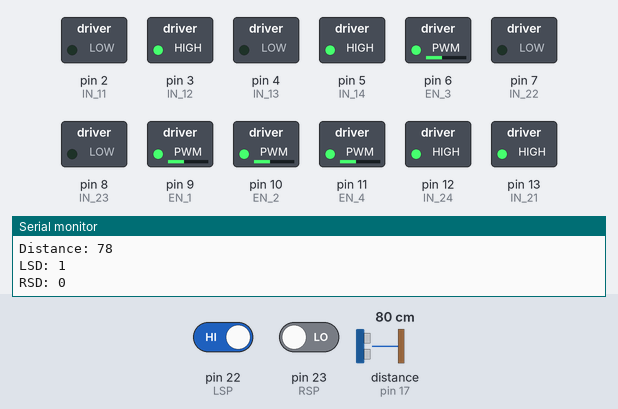
Recording of a sketch running on a simulated Arduino Mega 2560, built with avr-gcc and run on an emulated ATmega2560. Shown: switched loads named in the sketch (green lamp = pin HIGH), the last lines printed to the serial monitor. Wiring (inferred from the names in the program): ultrasonic range finder: trigger pin 16; echo pin 17. The test bench sets the inputs (shaded band); at power-on: distance to the obstacle (sensor on pin 17) 80 cm, pin 22 (LSP) HIGH, pin 23 (RSP) LOW. The echo pulse lasts 58.3 µs per cm; pins used as bus, display or sensor lines are not drawn.

Above: at 1.2 s.
1.3 s: distance to the obstacle (sensor on pin 17) set to 12 cm
2.8 s: distance to the obstacle (sensor on pin 17) set to 9 cm
At 4.1 s:
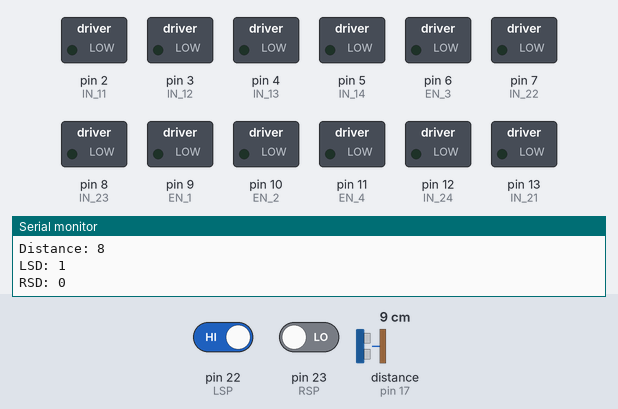
4.4 s: distance to the obstacle (sensor on pin 17) set to 18 cm
At 5.1 s:
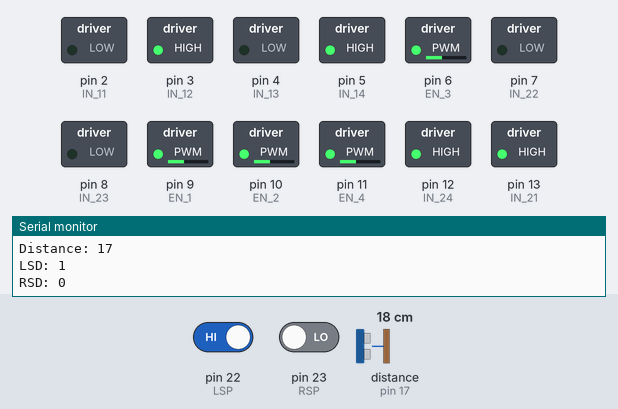
5.9 s: pin 22 (LSP) driven LOW
At 6.2 s:
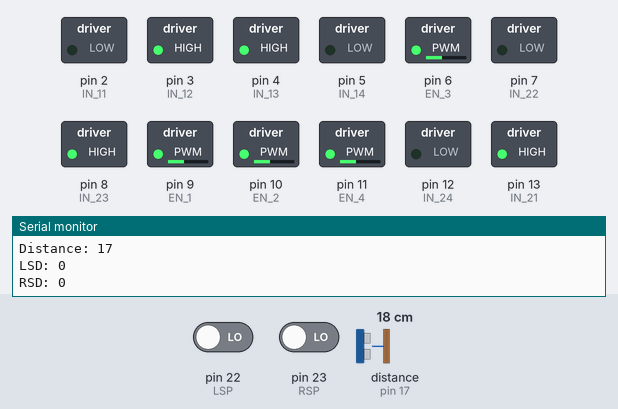
7.4 s: pin 23 (RSP) driven HIGH
At 8.5 s:
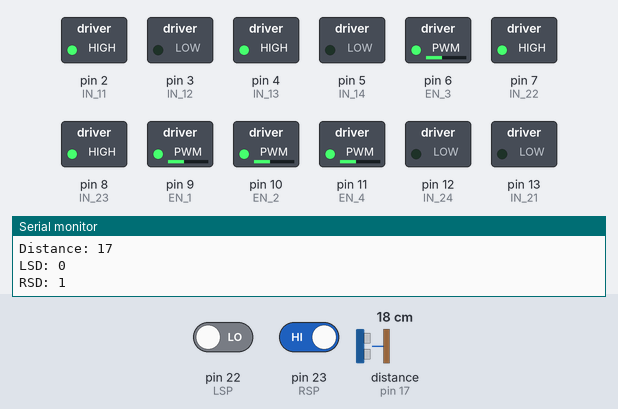
8.9 s: pin 23 (RSP) driven LOW
At 9.5 s:
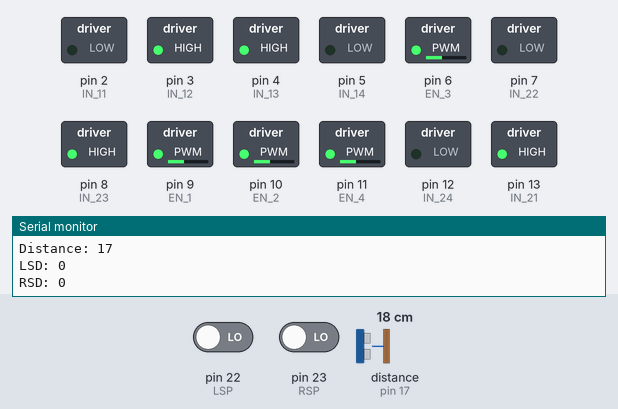
Timing chart, 0 to 11.4 s (numbered marks = the images above; inputs shaded):
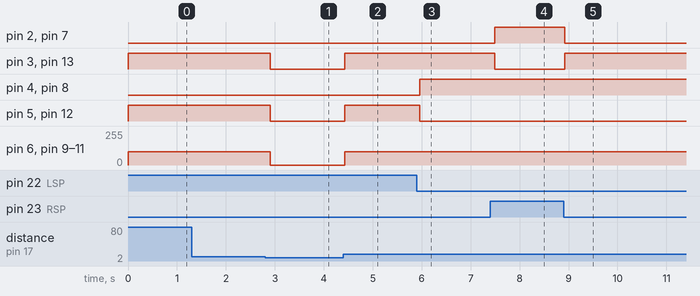

The sketch:

che_b2_15.ino
```cpp
// Define the motor control pins based on your setup
#define IN_11 2  // L298N #1, IN4 for IN4 for Back Left motor
#define IN_12 3  // L298N #1, IN3 for IN3 for Back Left motor
#define IN_13 4  // L298N #1, IN2 for Back Right motor
#define IN_14 5  // L298N #1, IN1 for Back Right motor
#define EN_1 9   // Enable pin for L298N #1 (Back motors)
#define EN_2 10  // Enable pin for L298N #1 (Back motors)

#define IN_21 13  // L298N #2, IN4 for Front Right motor
#define IN_22 7   // L298N #2, IN3 for Front Right motor
#define IN_23 8   // L298N #2, IN2 for Front Left motor
#define IN_24 12  // L298N #2, IN1 for Front Left motor
#define EN_3 6    // Enable pin for L298N #2 (Front motors)
#define EN_4 11   // Enable pin for L298N #2 (Front motors)

// IR sensor pin definitions
#define LSP 22  // Left sensor pin
#define RSP 23  // Right sensor pin

// Ultrasonic sensor pin definitions
#define trigPin 16
#define echoPin 17

// Distance thresholds
#define MIN_DISTANCE 10  // Minimum distance to stop
#define MAX_DISTANCE 50  // Maximum distance for following

void setup() {
  // Set motor pins as outputs
  pinMode(IN_11, OUTPUT);
  pinMode(IN_12, OUTPUT);
  pinMode(IN_13, OUTPUT);
  pinMode(IN_14, OUTPUT);
  pinMode(EN_1, OUTPUT);
  pinMode(EN_2, OUTPUT);
  pinMode(IN_21, OUTPUT);
  pinMode(IN_22, OUTPUT);
  pinMode(IN_23, OUTPUT);
  pinMode(IN_24, OUTPUT);
  pinMode(EN_3, OUTPUT);
  pinMode(EN_4, OUTPUT);

  // Set sensor pins
  pinMode(LSP, INPUT);
  pinMode(RSP, INPUT);
  pinMode(trigPin, OUTPUT);
  pinMode(echoPin, INPUT);

  // Initialize serial communication
  Serial.begin(9600);
}

void loop() {
  // Measure distance using ultrasonic sensor
  long distance = measureDistance();
  Serial.print("Distance: ");
  Serial.println(distance);

  // Read IR sensor values
  int leftSensor = digitalRead(LSP);
  int rightSensor = digitalRead(RSP);
  Serial.print("LSD: ");
  Serial.println(leftSensor);
  Serial.print("RSD: ");
  Serial.println(rightSensor);

  // Robot movement logic
  if (distance < MIN_DISTANCE) {
    stopRobot();  // Stop if the object is too close
  } else if (leftSensor == 0 && rightSensor == 1) {
    turnLeft();  // Turn left if only the left sensor detects an object
  } else if (leftSensor == 1 && rightSensor == 0) {
    turnRight();  // Turn right if only the right sensor detects an object
  } else if (distance >= MIN_DISTANCE && distance <= MAX_DISTANCE) {
    moveForward();  // Move forward if within the specified distance range
  } else {
    stopRobot();  // Stop in all other cases
  }
  delay(100);  // Small delay between iterations
}

// Function to measure distance using ultrasonic sensor
long measureDistance() {
  digitalWrite(trigPin, LOW);
  delayMicroseconds(2);
  digitalWrite(trigPin, HIGH);
  delayMicroseconds(10);
  digitalWrite(trigPin, LOW);

  long duration = pulseIn(echoPin, HIGH);
  long distance = (duration * 0.034) / 2;
  return distance;
}

// Function to move the robot forward
void moveForward() {
  digitalWrite(IN_11, LOW);
  digitalWrite(IN_12, HIGH);
  digitalWrite(IN_13, HIGH);
  digitalWrite(IN_14, LOW);
  digitalWrite(IN_24, LOW);
  digitalWrite(IN_23, HIGH);
  digitalWrite(IN_22, LOW);
  digitalWrite(IN_21, HIGH);
  analogWrite(EN_1, 100);
  analogWrite(EN_2, 100);
  analogWrite(EN_3, 100);
  analogWrite(EN_4, 100);
}

// Function to stop the robot
void stopRobot() {
  digitalWrite(IN_11, LOW);
  digitalWrite(IN_12, LOW);
  digitalWrite(IN_13, LOW);
  digitalWrite(IN_14, LOW);
  digitalWrite(IN_24, LOW);
  digitalWrite(IN_23, LOW);
  digitalWrite(IN_22, LOW);
  digitalWrite(IN_21, LOW);
  analogWrite(EN_1, 0);
  analogWrite(EN_2, 0);
  analogWrite(EN_3, 0);
  analogWrite(EN_4, 0);
}

// Function to turn the robot left
void turnLeft() {
  digitalWrite(IN_11, HIGH);
  digitalWrite(IN_12, LOW);
  digitalWrite(IN_13, HIGH);
  digitalWrite(IN_14, LOW);
  digitalWrite(IN_24, LOW);
  digitalWrite(IN_23, HIGH);
  digitalWrite(IN_22, HIGH);
  digitalWrite(IN_21, LOW);
  analogWrite(EN_1, 100);
  analogWrite(EN_2, 100);
  analogWrite(EN_3, 100);
  analogWrite(EN_4, 100);
}

// Function to turn the robot right
void turnRight() {
  digitalWrite(IN_11, LOW);
  digitalWrite(IN_12, HIGH);
  digitalWrite(IN_13, LOW);
  digitalWrite(IN_14, HIGH);
  digitalWrite(IN_24, HIGH);
  digitalWrite(IN_23, LOW);
  digitalWrite(IN_22, LOW);
  digitalWrite(IN_21, HIGH);
  analogWrite(EN_1, 100);
  analogWrite(EN_2, 100);
  analogWrite(EN_3, 100);
  analogWrite(EN_4, 100);
}
```

Measured:
- the behaviour switches between 11 and 10 cm on distance to the obstacle (sensor on pin 17) (found by bisection; images 0 and 1)
- after the input at 2.8 s, pin 3 (IN_12), pin 5 (IN_14), pin 12 (IN_24), pin 13 (IN_21): HIGH → LOW after 0.10 s; pin 6 (EN_3), pin 9 (EN_1), pin 10 (EN_2), pin 11 (EN_4): 100/255 → 0/255 after 0.10 s
- after the input at 4.4 s, pin 3 (IN_12), pin 5 (IN_14), pin 12 (IN_24), pin 13 (IN_21): LOW → HIGH at once; pin 6 (EN_3), pin 9 (EN_1), pin 10 (EN_2), pin 11 (EN_4): 0/255 → 100/255 at once
- after the input at 5.9 s, pin 4 (IN_13), pin 8 (IN_23): LOW → HIGH after 0.06 s; pin 5 (IN_14), pin 12 (IN_24): HIGH → LOW after 0.06 s
- after the input at 7.4 s, pin 2 (IN_11), pin 7 (IN_22): LOW → HIGH after 0.09 s; pin 3 (IN_12), pin 13 (IN_21): HIGH → LOW after 0.09 s
- after the input at 8.9 s, pin 2 (IN_11), pin 7 (IN_22): HIGH → LOW at once; pin 3 (IN_12), pin 13 (IN_21): LOW → HIGH at once
